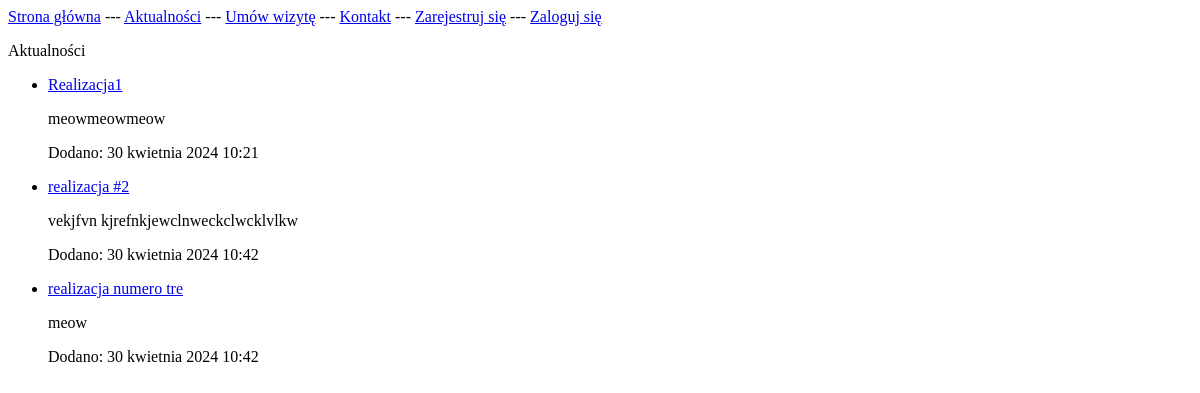
The page /blog/ on the database as committed earlier.
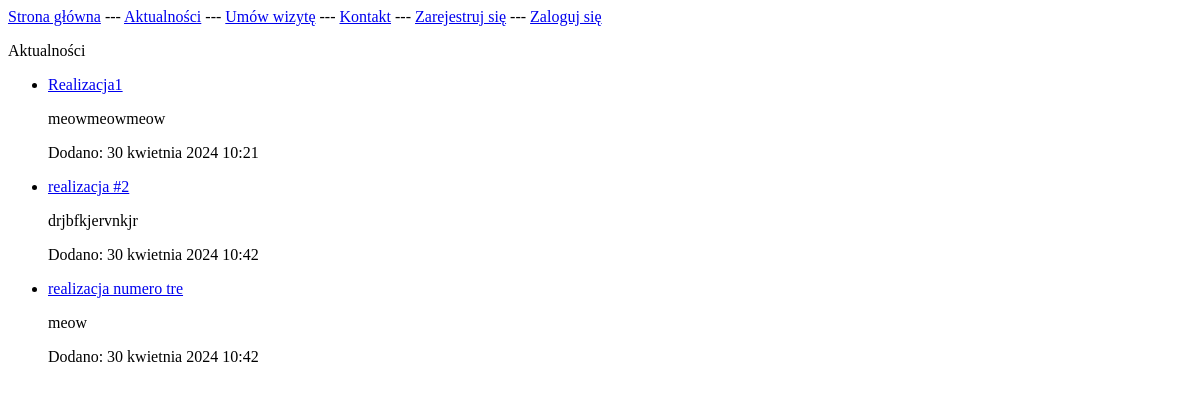
The same page on the database as committed later.
### mainapp/models.py (models this page shows, shortened)
class Realization(models.Model):
    title = models.CharField(max_length=100, verbose_name="Tytuł")
    content = models.CharField(max_length=500, verbose_name="Opis")
    date = models.DateTimeField(auto_now_add=True, verbose_name="Data dodania")

### mainapp/views.py (the view)
# urls.py: 2. Add a URL to urlpatterns:  path('blog/', include('blog.urls'))
def blog(request):
    entries = Realization.objects.all()
    context = {'entries': entries}
    return render(request, 'mainapp/blog.html', context=context)

### mainapp/templates/mainapp/blog.html
{% extends 'mainapp/base.html' %}
{% block content %}
    <p>Aktualności</p>
    <ul>
        {% for entry in entries %}
            <li>
                <p><a href="/blog/{{ entry.id }}">{{ entry.title }}</a> </p>
                <p>{{ entry.content|linebreaks }}</p>
                <p>Dodano: {{ entry.date }}</p>
            </li>
        {% empty %}
            Nic tu jeszcze nie ma :D
        {% endfor %}
    </ul>
{% endblock content %}

Rows that differ between the two databases and show on the page:
changed Realization "realizacja #2": content "vekjfvn kjrefnkjewclnweckclwcklvlkw" → "drjbfkjervnkjr"
